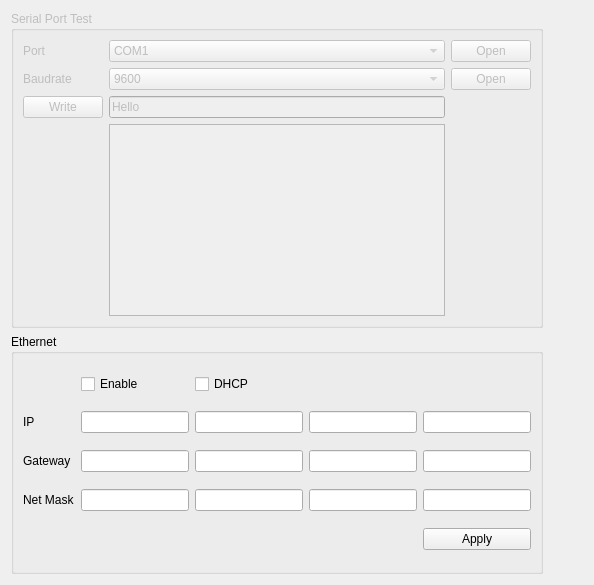
   <widget class="QWidget" name="tab">
    <attribute name="title">
     <string>硬體設定</string>
    </attribute>
    <layout class="QGridLayout" name="gridLayout_12">
     <item row="2" column="0">
      <widget class="QGroupBox" name="groupBox_7">
       <property name="enabled">
        <bool>true</bool>
       </property>
       <property name="minimumSize">
        <size>
         <width>0</width>
         <height>240</height>
        </size>
       </property>
       <property name="title">
        <string>Ethernet</string>
       </property>
       <layout class="QGridLayout" name="gridLayout_14">
        <item row="5" column="4">
         <widget class="FocusEditor" name="le_nm_0">
          <property name="alignment">
           <set>Qt::AlignRight|Qt::AlignTrailing|Qt::AlignVCenter</set>
          </property>
         </widget>
        </item>
        <item row="0" column="1">
         <widget class="QCheckBox" name="cbEnableNetwork">
          <property name="text">
           <string>Enable</string>
          </property>
         </widget>
        </item>
        <item row="3" column="4">
         <widget class="FocusEditor" name="le_ip0">
          <property name="alignment">
           <set>Qt::AlignRight|Qt::AlignTrailing|Qt::AlignVCenter</set>
          </property>
         </widget>
        </item>
        <item row="4" column="0">
         <widget class="QLabel" name="label_21">
          <property name="text">
           <string>Gateway</string>
          </property>
         </widget>
        </item>
        <item row="4" column="4">
         <widget class="FocusEditor" name="le_gw0">
          <property name="alignment">
           <set>Qt::AlignRight|Qt::AlignTrailing|Qt::AlignVCenter</set>
          </property>
         </widget>
        </item>
        <item row="5" column="1">
         <widget class="FocusEditor" name="le_nm_3">
          <property name="alignment">
           <set>Qt::AlignRight|Qt::AlignTrailing|Qt::AlignVCenter</set>
          </property>
         </widget>
        </item>
        <item row="4" column="3">
         <widget class="FocusEditor" name="le_gw1">
          <property name="alignment">
           <set>Qt::AlignRight|Qt::AlignTrailing|Qt::AlignVCenter</set>
          </property>
         </widget>
        </item>
        <item row="3" column="2">
         <widget class="FocusEditor" name="le_ip2">
          <property name="alignment">
           <set>Qt::AlignRight|Qt::AlignTrailing|Qt::AlignVCenter</set>
          </property>
         </widget>
        </item>
        <item row="3" column="0">
         <widget class="QLabel" name="label_20">
          <property name="text">
           <string>IP</string>
          </property>
         </widget>
        </item>
        <item row="3" column="3">
         <widget class="FocusEditor" name="le_ip1">
          <property name="alignment">
           <set>Qt::AlignRight|Qt::AlignTrailing|Qt::AlignVCenter</set>
          </property>
         </widget>
        </item>
        <item row="6" column="4">
         <widget class="QPushButton" name="pbApplyNetwork">
          <property name="text">
           <string>Apply</string>
          </property>
         </widget>
        </item>
        <item row="5" column="2">
         <widget class="FocusEditor" name="le_nm_2">
          <property name="alignment">
           <set>Qt::AlignRight|Qt::AlignTrailing|Qt::AlignVCenter</set>
          </property>
         </widget>
        </item>
        <item row="4" column="2">
         <widget class="FocusEditor" name="le_gw2">
          <property name="alignment">
           <set>Qt::AlignRight|Qt::AlignTrailing|Qt::AlignVCenter</set>
          </property>
         </widget>
        </item>
        <item row="3" column="1">
         <widget class="FocusEditor" name="le_ip3">
          <property name="alignment">
           <set>Qt::AlignRight|Qt::AlignTrailing|Qt::AlignVCenter</set>
          </property>
         </widget>
        </item>
        <item row="5" column="3">
         <widget class="FocusEditor" name="le_nm_1">
          <property name="alignment">
           <set>Qt::AlignRight|Qt::AlignTrailing|Qt::AlignVCenter</set>
          </property>
         </widget>
        </item>
        <item row="4" column="1">
         <widget class="FocusEditor" name="le_gw3">
          <property name="alignment">
           <set>Qt::AlignRight|Qt::AlignTrailing|Qt::AlignVCenter</set>
          </property>
         </widget>
        </item>
        <item row="5" column="0">
         <widget class="QLabel" name="label_22">
          <property name="text">
           <string>Net Mask</string>
          </property>
         </widget>
        </item>
        <item row="0" column="2">
         <widget class="QCheckBox" name="cbDHCP">
          <property name="text">
           <string>DHCP</string>
          </property>
         </widget>
        </item>
       </layout>
      </widget>
     </item>
     <item row="0" column="0" rowspan="2">
      <widget class="QGroupBox" name="groupBox">
       <property name="enabled">
        <bool>false</bool>
       </property>
       <property name="minimumSize">
        <size>
         <width>400</width>
         <height>0</height>
        </size>
       </property>
       <property name="title">
        <string>Serial Port Test</string>
       </property>
       <layout class="QGridLayout" name="gridLayout_4">
        <item row="1" column="2">
         <widget class="QPushButton" name="pbCloseSerialPort">
          <property name="text">
           <string>Open</string>
          </property>
         </widget>
        </item>
        <item row="1" column="0">
         <widget class="QLabel" name="label">
          <property name="text">
           <string>Baudrate</string>
          </property>
         </widget>
        </item>
        <item row="0" column="2">
         <widget class="QPushButton" name="pbListenSerialPort">
          <property name="text">
           <string>Open</string>
          </property>
          <property name="checkable">
           <bool>true</bool>
          </property>
         </widget>
        </item>
        <item row="1" column="1">
         <widget class="QComboBox" name="cbBaudrate">
          <item>
           <property name="text">
            <string>9600</string>
           </property>
          </item>
          <item>
           <property name="text">
            <string>19200</string>
           </property>
          </item>
          <item>
           <property name="text">
            <string>38400</string>
           </property>
          </item>
          <item>
           <property name="text">
            <string>57600</string>
           </property>
          </item>
          <item>
           <property name="text">
            <string>115200</string>
           </property>
          </item>
         </widget>
        </item>
        <item row="0" column="0">
         <widget class="QLabel" name="label_7">
          <property name="text">
           <string>Port</string>
          </property>
         </widget>
        </item>
        <item row="2" column="0">
         <widget class="QPushButton" name="pbWriteSerialPort">
          <property name="text">
           <string>Write</string>
          </property>
         </widget>
        </item>
        <item row="0" column="1">
         <widget class="QComboBox" name="cbSerialPort">
          <item>
           <property name="text">
            <string>COM1</string>
           </property>
          </item>
          <item>
           <property name="text">
            <string>COM2</string>
           </property>
          </item>
          <item>
           <property name="text">
            <string>COM3</string>
           </property>
          </item>
          <item>
           <property name="text">
            <string>COM4</string>
           </property>
          </item>
         </widget>
        </item>
        <item row="2" column="1">
         <widget class="QLineEdit" name="leSeriaalWrite">
          <property name="text">
           <string>Hello</string>
          </property>
         </widget>
        </item>
        <item row="3" column="1">
         <widget class="QTextEdit" name="teSerialIn"/>
        </item>
       </layout>
      </widget>
     </item>
     <item row="1" column="2">
      <spacer name="horizontalSpacer">
       <property name="orientation">
        <enum>Qt::Horizontal</enum>
       </property>
       <property name="sizeHint" stdset="0">
        <size>
         <width>40</width>
         <height>20</height>
        </size>
       </property>
      </spacer>
     </item>
    </layout>
   </widget>
